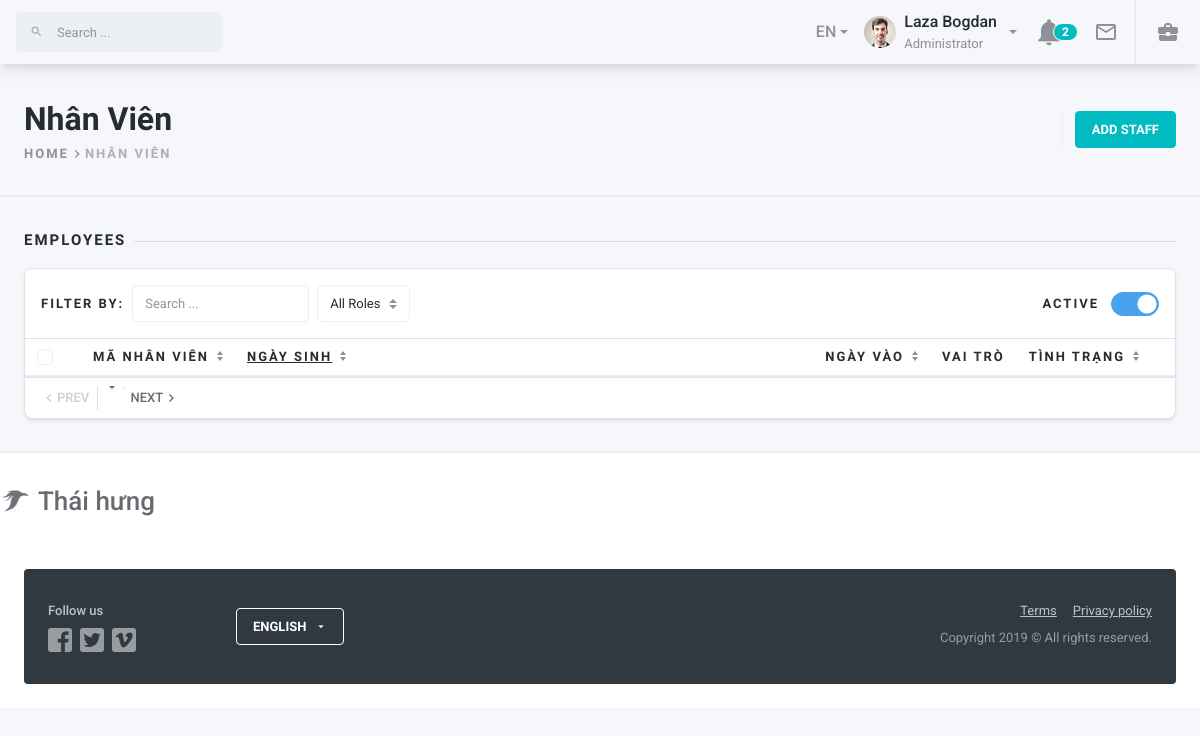
The app's page /dist/index.php, older data.
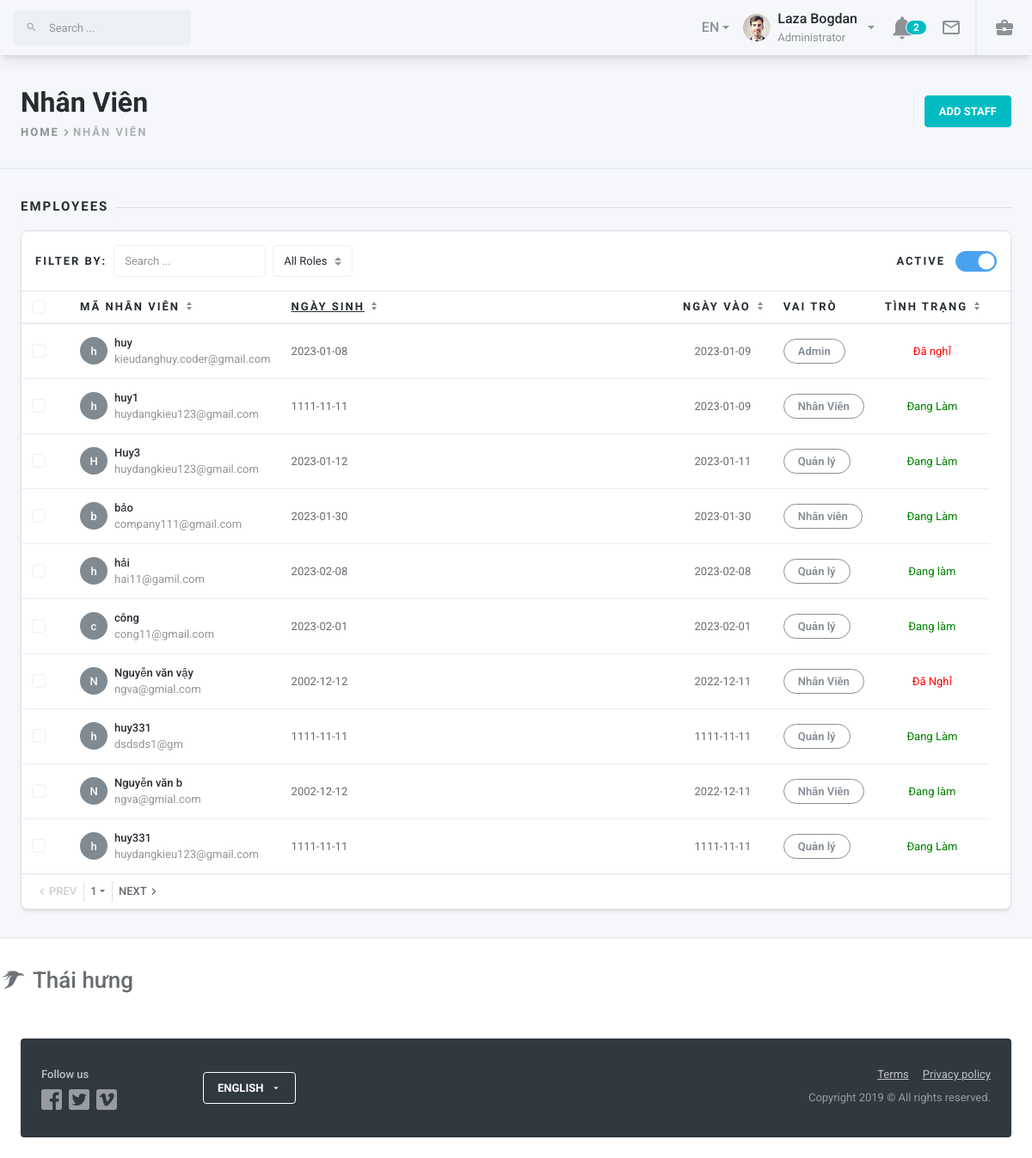
The same page, newer data.
### tables this page shows
CREATE TABLE IF NOT EXISTS `user` (
  `id` int NOT NULL AUTO_INCREMENT,
  `fullname` varchar(50) NOT NULL,
  `email` varchar(50) DEFAULT NULL,
  `date_birth` date DEFAULT NULL,
  `date_job_receive` date NOT NULL,
  `status` varchar(10) NOT NULL,
  `role` varchar(50) DEFAULT NULL,
  PRIMARY KEY (`id`) USING BTREE
);

### dist/index.php (the view, shortened to what the rows shown need)
<?php include "../head.php";
?>
<link rel="stylesheet" href="../dist/assets/css/css.css">
<div class="mdk-drawer-layout__content page-content">
<div class="border-bottom-2 py-32pt position-relative z-1">
    <div class="container-fluid page__container d-flex flex-column flex-md-row align-items-center text-center text-sm-left">
        <div class="flex d-flex flex-column flex-sm-row align-items-center mb-24pt mb-md-0">
            <div class="mb-24pt mb-sm-0 mr-sm-24pt">
                <h2 class="mb-0">Nhân Viên</h2>
            </div>
        </div>
    </div>
</div>
<div class="container-fluid page__container page__container page-section">
    <div class="card mb-0">
        <div class="table-responsive"
             data-toggle="lists"
             data-lists-sort-by="js-lists-values-employee-name"
             data-lists-values='["js-lists-values-employee-name", "js-lists-values-employer-name", "js-lists-values-projects", "js-lists-values-activity", "js-lists-values-earnings"]'>
             <table class="table mb-0 thead-border-top-0 table-nowrap">
                <thead>
                    <tr>
                        <th style="width: 18px;"
                            class="pr-0">
                            <div class="custom-control custom-checkbox">
                                <label class="custom-control-label"
                                       for="customCheckAllstaff"><span class="text-hide">Toggle all</span></label>
                            </div>
                        </th>
                        <th style="width: 150px;">
                            <a href="javascript:void(0)"
                               class="sort"
                               data-sort="js-lists-values-employer-name">Mã Nhân Viên</a>
                        </th>
                        <th>
                            <a href="javascript:void(0)"
                               class="sort"
                               data-sort="js-lists-values-employee-name">Ngày Sinh</a>
                        </th>
                        <th class="text-center"
                            style="width: 48px;">
                            <a href="javascript:void(0)"
                               class="sort"
                               data-sort="js-lists-values-projects">Ngày vào</a>
                        </th>
                        <th style="width: 37px;">Vai trò</th>
                        <th style="width: 51px;">
                            <a href="javascript:void(0)"
                               class="sort"
                               data-sort="js-lists-values-earnings">Tình trạng</a>
                        </th>
                        <th style="width: 24px;"
                            class="pl-0"></th>
                    </tr>
                </thead>
                <tbody class="list"
                       id="staff">
                    <?php
                        include "config/function.php";
                        $sql=mysqli_query($conn,"SELECT * From user");
                        $data=array();
                        while ($row=mysqli_fetch_array($sql)){
                            $data[]=$row;
                        }
                        $so_dong=10;
                        $tong_dong=ceil(count($data)/$so_dong);
                        $hien_tai=isset($_GET['page']) ? intval($_GET['page']):1;
                        $hien_tai=max(1,min($hien_tai,$tong_dong));
                        $bu_lai=($hien_tai-1)*$so_dong;
                        $dong_hientai= array_slice($data,$bu_lai,$so_dong);
                        foreach($dong_hientai as $data){
                            $logo=substr("".$data[1]."",0,1);
                            echo'
                            <tr>
                                <td class="pr-0">
                                    <div class="custom-control custom-checkbox">
                                        <input type="checkbox"
                                               class="custom-control-input js-check-selected-row"
                                               id="customCheck1_2">
                                        <label class="custom-control-label"
                                               for="customCheck1_2"><span class="text-hide">Check</span></label>
                                    </div>
                                </td>
                                <td>
                                    <div class="media flex-nowrap align-items-center"
                                         style="white-space: nowrap;">
                                        <div class="avatar avatar-32pt mr-8pt">
                                            <span class="avatar-title rounded-circle">'.$logo.'</span>
                                        </div>
                                        <div class="media-body">
                                            <div class="d-flex flex-column">
                                                <p class="mb-0"><strong class="js-lists-values-employee-name">'.$data[1].'</strong></p>
                                                <small class="js-lists-values-employee-email text-50">'.$data[2].'</small>
                                            </div>
                                        </div>
                                    </div>
                                </td>
                                <td>
                                    <div class="d-flex align-items-center">
                                           <span class="js-lists-values-employer-name text-70">'.$data[3].'</span>
                                    </div>
                                </td>
                                <td class="text-center js-lists-values-projects small text-70">'.$data[4].'</td>
                                <td>
                                    <a href=""
                                       class="chip chip-outline-secondary">'.$data[6].'</a>
                                </td>
                                <td>
                                <div class="text-center js-lists-values-projects small text-70">';
                                    if(ucwords($data[5])=="Đang Làm"){
                                        echo '
                                        <span style="color:green">'.$data[5].'</span>
                                        ';
                                    }
                                    elseif(ucwords($data[5])=="Đã Nghỉ"){
                                        echo '
                                        <span style="color:red;">'.$data[5].'</span>
                                        ';
                                    }
                                    else{
                                        echo '
                                        <span style="color:blue;">'.$data[5].'</span>
                                        ';
                                    }
                           echo'</div></td>
                            </tr>
                            ';
                        }
                    ?>
                </tbody>
            </table>
        </div>
    </div>
</div>
</div>
<?php include '../body_js.php';?>

Row changes from the older to the newer data that the page shows:
added user: fullname "h", fullname "huy", email "kieudanghuy.coder@gmail.com", date_birth "2023-01-08", date_job_receive "2023-01-09", role "Admin", status "Đã nghỉ"
added user: fullname "h", fullname "huy1", email "huydangkieu123@gmail.com", date_birth "1111-11-11", date_job_receive "2023-01-09", role "Nhân Viên", status "Đang Làm"
added user: fullname "H", fullname "Huy3", email "huydangkieu123@gmail.com", date_birth "2023-01-12", date_job_receive "2023-01-11", role "Quản lý", status "Đang Làm"
added user: fullname "b", fullname "bảo", email "company111@gmail.com", date_birth "2023-01-30", date_job_receive "2023-01-30", role "Nhân viên", status "Đang Làm"
added user: fullname "h", fullname "hải", email "hai11@gamil.com", date_birth "2023-02-08", date_job_receive "2023-02-08", role "Quản lý", status "Đang làm"
added user: fullname "c", fullname "công", email "cong11@gmail.com", date_birth "2023-02-01", date_job_receive "2023-02-01", role "Quản lý", status "Đang làm"
added user: fullname "N", fullname "Nguyễn văn vậy", email "ngva@gmial.com", date_birth "2002-12-12", date_job_receive "2022-12-11", role "Nhân Viên", status "Đã Nghỉ"
added user: fullname "h", fullname "huy331", email "dsdsds1@gm", date_birth "1111-11-11", date_job_receive "1111-11-11", role "Quản lý", status "Đang Làm"
added user: fullname "N", fullname "Nguyễn văn b", email "ngva@gmial.com", date_birth "2002-12-12", date_job_receive "2022-12-11", role "Nhân Viên", status "Đang làm"
added user: fullname "h", fullname "huy331", email "huydangkieu123@gmail.com", date_birth "1111-11-11", date_job_receive "1111-11-11", role "Quản lý", status "Đang Làm"
Text that changed along with them:
new list line: "1"
